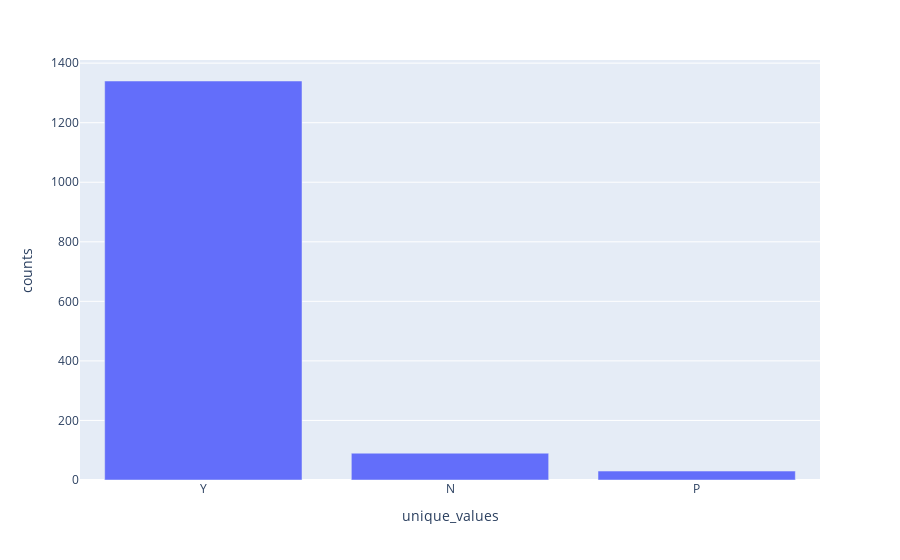

Source (notebook cell):
### Markdown cell above
### PavedDrive

The PavedDrive feature describes the condition of the driveway of a property. A driveway can be paved (**Y**), partially paved (**P**) or unpaved (**N**).

### Code cell
df_pavedDrive_barPlot = df_raw_infra['PavedDrive'].value_counts().rename_axis('unique_values').reset_index(name='counts')
fig = px.bar(df_pavedDrive_barPlot,'unique_values','counts')
fig.show()

### Figure 1 — Plotly figure (JSON) as saved in the notebook; plotly's stock layout.template omitted (floating-point values rounded to 4 significant figures)
{"data": [{"alignmentgroup": "True", "hovertemplate": "unique_values=%{x}<br>counts=%{y}<extra></extra>", "legendgroup": "", "marker": {"color": "#636efa", "pattern": {"shape": ""}}, "name": "", "offsetgroup": "", "orientation": "v", "showlegend": false, "textposition": "auto", "type": "bar", "x": ["Y", "N", "P"], "xaxis": "x", "y": [1340, 90, 30], "yaxis": "y"}], "layout": {"barmode": "relative", "legend": {"tracegroupgap": 0}, "margin": {"t": 60}, "xaxis": {"anchor": "y", "domain": [0, 1], "title": {"text": "unique_values"}}, "yaxis": {"anchor": "x", "domain": [0, 1], "title": {"text": "counts"}}}}
